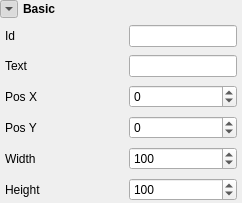
             <widget class="QWidget" name="category" native="true">
              <property name="sizePolicy">
               <sizepolicy hsizetype="Preferred" vsizetype="Fixed">
                <horstretch>0</horstretch>
                <verstretch>0</verstretch>
               </sizepolicy>
              </property>
              <layout class="QVBoxLayout" name="verticalLayout_5" stretch="0,0">
               <property name="spacing">
                <number>5</number>
               </property>
               <property name="leftMargin">
                <number>0</number>
               </property>
               <property name="topMargin">
                <number>0</number>
               </property>
               <property name="rightMargin">
                <number>0</number>
               </property>
               <property name="bottomMargin">
                <number>0</number>
               </property>
               <item>
                <widget class="QWidget" name="bar" native="true">
                 <property name="sizePolicy">
                  <sizepolicy hsizetype="Preferred" vsizetype="Maximum">
                   <horstretch>0</horstretch>
                   <verstretch>0</verstretch>
                  </sizepolicy>
                 </property>
                 <property name="minimumSize">
                  <size>
                   <width>0</width>
                   <height>16</height>
                  </size>
                 </property>
                 <layout class="QHBoxLayout" name="horizontalLayout_2">
                  <property name="spacing">
                   <number>5</number>
                  </property>
                  <property name="leftMargin">
                   <number>0</number>
                  </property>
                  <property name="topMargin">
                   <number>0</number>
                  </property>
                  <property name="rightMargin">
                   <number>0</number>
                  </property>
                  <property name="bottomMargin">
                   <number>0</number>
                  </property>
                  <item alignment="Qt::AlignVCenter">
                   <widget class="QToolButton" name="pushButton">
                    <property name="maximumSize">
                     <size>
                      <width>18</width>
                      <height>18</height>
                     </size>
                    </property>
                    <property name="focusPolicy">
                     <enum>Qt::NoFocus</enum>
                    </property>
                    <property name="toolButtonStyle">
                     <enum>Qt::ToolButtonIconOnly</enum>
                    </property>
                    <property name="arrowType">
                     <enum>Qt::DownArrow</enum>
                    </property>
                    <property name="autoRaise">
                     <bool>true</bool>
                    </property>
                    <property name="checkable">
                     <bool>true</bool>
                    </property>
                    <property name="checked">
                     <bool>true</bool>
                    </property>
                   </widget>
                  </item>
                  <item alignment="Qt::AlignVCenter">
                   <widget class="QLabel" name="label">
                    <property name="font">
                     <font>
                      <weight>75</weight>
                      <bold>true</bold>
                     </font>
                    </property>
                    <property name="text">
                     <string>Basic</string>
                    </property>
                   </widget>
                  </item>
                 </layout>
                </widget>
               </item>
               <item>
                <widget class="QWidget" name="content" native="true">
                 <property name="sizePolicy">
                  <sizepolicy hsizetype="Preferred" vsizetype="Fixed">
                   <horstretch>0</horstretch>
                   <verstretch>0</verstretch>
                  </sizepolicy>
                 </property>
                 <layout class="QVBoxLayout" name="verticalLayout_4">
                  <property name="spacing">
                   <number>4</number>
                  </property>
                  <property name="leftMargin">
                   <number>0</number>
                  </property>
                  <property name="topMargin">
                   <number>0</number>
                  </property>
                  <property name="rightMargin">
                   <number>0</number>
                  </property>
                  <property name="bottomMargin">
                   <number>0</number>
                  </property>
                  <item>
                   <widget class="QWidget" name="idRow" native="true">
                    <property name="sizePolicy">
                     <sizepolicy hsizetype="Preferred" vsizetype="Fixed">
                      <horstretch>0</horstretch>
                      <verstretch>0</verstretch>
                     </sizepolicy>
                    </property>
                    <property name="minimumSize">
                     <size>
                      <width>0</width>
                      <height>24</height>
                     </size>
                    </property>
                    <layout class="QHBoxLayout" name="horizontalLayout_id">
                     <property name="spacing">
                      <number>4</number>
                     </property>
                     <property name="leftMargin">
                      <number>5</number>
                     </property>
                     <property name="topMargin">
                      <number>2</number>
                     </property>
                     <property name="rightMargin">
                      <number>5</number>
                     </property>
                     <property name="bottomMargin">
                      <number>2</number>
                     </property>
                     <item>
                      <widget class="QLabel" name="labelId">
                       <property name="minimumSize">
                        <size>
                         <width>120</width>
                         <height>20</height>
                        </size>
                       </property>
                       <property name="text">
                        <string>Id</string>
                       </property>
                      </widget>
                     </item>
                     <item>
                      <widget class="QLineEdit" name="widgetIdLineEdit">
                       <property name="sizePolicy">
                        <sizepolicy hsizetype="Expanding" vsizetype="Fixed">
                         <horstretch>0</horstretch>
                         <verstretch>0</verstretch>
                        </sizepolicy>
                       </property>
                      </widget>
                     </item>
                    </layout>
                   </widget>
                  </item>
                  <item>
                   <widget class="QWidget" name="widgetTextRow" native="true">
                    <property name="sizePolicy">
                     <sizepolicy hsizetype="Preferred" vsizetype="Fixed">
                      <horstretch>0</horstretch>
                      <verstretch>0</verstretch>
                     </sizepolicy>
                    </property>
                    <property name="minimumSize">
                     <size>
                      <width>0</width>
                      <height>24</height>
                     </size>
                    </property>
                    <layout class="QHBoxLayout" name="horizontalLayout_text">
                     <property name="spacing">
                      <number>4</number>
                     </property>
                     <property name="leftMargin">
                      <number>5</number>
                     </property>
                     <property name="topMargin">
                      <number>2</number>
                     </property>
                     <property name="rightMargin">
                      <number>5</number>
                     </property>
                     <property name="bottomMargin">
                      <number>2</number>
                     </property>
                     <item>
                      <widget class="QLabel" name="labelText">
                       <property name="minimumSize">
                        <size>
                         <width>120</width>
                         <height>20</height>
                        </size>
                       </property>
                       <property name="text">
                        <string>Text</string>
                       </property>
                      </widget>
                     </item>
                     <item>
                      <widget class="QLineEdit" name="widgetTextLineEdit">
                       <property name="sizePolicy">
                        <sizepolicy hsizetype="Expanding" vsizetype="Fixed">
                         <horstretch>0</horstretch>
                         <verstretch>0</verstretch>
                        </sizepolicy>
                       </property>
                      </widget>
                     </item>
                    </layout>
                   </widget>
                  </item>
                  <item>
                   <widget class="QWidget" name="posXRow" native="true">
                    <property name="minimumSize">
                     <size>
                      <width>0</width>
                      <height>24</height>
                     </size>
                    </property>
                    <layout class="QHBoxLayout" name="horizontalLayout_posX">
                     <property name="spacing">
                      <number>4</number>
                     </property>
                     <property name="leftMargin">
                      <number>5</number>
                     </property>
                     <property name="topMargin">
                      <number>2</number>
                     </property>
                     <property name="rightMargin">
                      <number>5</number>
                     </property>
                     <property name="bottomMargin">
                      <number>2</number>
                     </property>
                     <item>
                      <widget class="QLabel" name="labelPosX">
                       <property name="minimumSize">
                        <size>
                         <width>120</width>
                         <height>20</height>
                        </size>
                       </property>
                       <property name="text">
                        <string>Pos X</string>
                       </property>
                      </widget>
                     </item>
                     <item>
                      <widget class="QSpinBox" name="posXSpin">
                       <property name="minimum">
                        <number>-5000</number>
                       </property>
                       <property name="maximum">
                        <number>100000</number>
                       </property>
                      </widget>
                     </item>
                    </layout>
                   </widget>
                  </item>
                  <item>
                   <widget class="QWidget" name="posYRow" native="true">
                    <property name="minimumSize">
                     <size>
                      <width>0</width>
                      <height>24</height>
                     </size>
                    </property>
                    <layout class="QHBoxLayout" name="horizontalLayout_posY">
                     <property name="spacing">
                      <number>4</number>
                     </property>
                     <property name="leftMargin">
                      <number>5</number>
                     </property>
                     <property name="topMargin">
                      <number>2</number>
                     </property>
                     <property name="rightMargin">
                      <number>5</number>
                     </property>
                     <property name="bottomMargin">
                      <number>2</number>
                     </property>
                     <item>
                      <widget class="QLabel" name="labelPosY">
                       <property name="minimumSize">
                        <size>
                         <width>120</width>
                         <height>20</height>
                        </size>
                       </property>
                       <property name="text">
                        <string>Pos Y</string>
                       </property>
                      </widget>
                     </item>
                     <item>
                      <widget class="QSpinBox" name="posYSpin">
                       <property name="minimum">
                        <number>-5000</number>
                       </property>
                       <property name="maximum">
                        <number>100000</number>
                       </property>
                      </widget>
                     </item>
                    </layout>
                   </widget>
                  </item>
                  <item>
                   <widget class="QWidget" name="widthRow" native="true">
                    <property name="minimumSize">
                     <size>
                      <width>0</width>
                      <height>24</height>
                     </size>
                    </property>
                    <layout class="QHBoxLayout" name="horizontalLayout_width">
                     <property name="spacing">
                      <number>4</number>
                     </property>
                     <property name="leftMargin">
                      <number>5</number>
                     </property>
                     <property name="topMargin">
                      <number>2</number>
                     </property>
                     <property name="rightMargin">
                      <number>5</number>
                     </property>
                     <property name="bottomMargin">
                      <number>2</number>
                     </property>
                     <item>
                      <widget class="QLabel" name="labelWidth">
                       <property name="minimumSize">
                        <size>
                         <width>120</width>
                         <height>20</height>
                        </size>
                       </property>
                       <property name="text">
                        <string>Width</string>
                       </property>
                      </widget>
                     </item>
                     <item>
                      <widget class="QSpinBox" name="widthSpin">
                       <property name="minimum">
                        <number>1</number>
                       </property>
                       <property name="maximum">
                        <number>100000</number>
                       </property>
                       <property name="value">
                        <number>100</number>
                       </property>
                      </widget>
                     </item>
                    </layout>
                   </widget>
                  </item>
                  <item>
                   <widget class="QWidget" name="heightRow" native="true">
                    <property name="minimumSize">
                     <size>
                      <width>0</width>
                      <height>24</height>
                     </size>
                    </property>
                    <layout class="QHBoxLayout" name="horizontalLayout_height">
                     <property name="spacing">
                      <number>4</number>
                     </property>
                     <property name="leftMargin">
                      <number>5</number>
                     </property>
                     <property name="topMargin">
                      <number>2</number>
                     </property>
                     <property name="rightMargin">
                      <number>5</number>
                     </property>
                     <property name="bottomMargin">
                      <number>2</number>
                     </property>
                     <item>
                      <widget class="QLabel" name="labelHeight">
                       <property name="minimumSize">
                        <size>
                         <width>120</width>
                         <height>20</height>
                        </size>
                       </property>
                       <property name="text">
                        <string>Height</string>
                       </property>
                      </widget>
                     </item>
                     <item>
                      <widget class="QSpinBox" name="heightSpin">
                       <property name="minimum">
                        <number>1</number>
                       </property>
                       <property name="maximum">
                        <number>100000</number>
                       </property>
                       <property name="value">
                        <number>100</number>
                       </property>
                      </widget>
                     </item>
                    </layout>
                   </widget>
                  </item>
                 </layout>
                </widget>
               </item>
              </layout>
             </widget>
